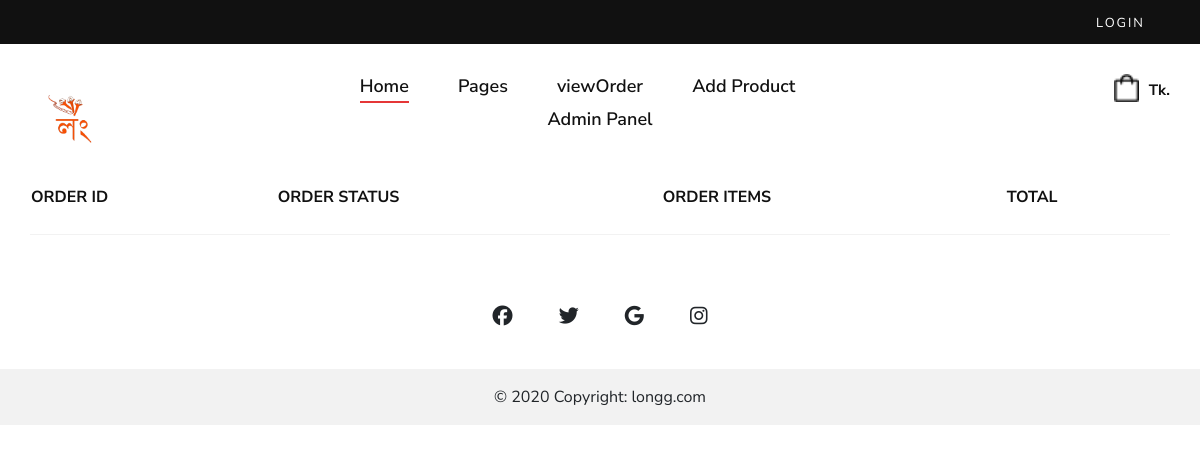
/myorder/2, run on an earlier commit of the app's database.
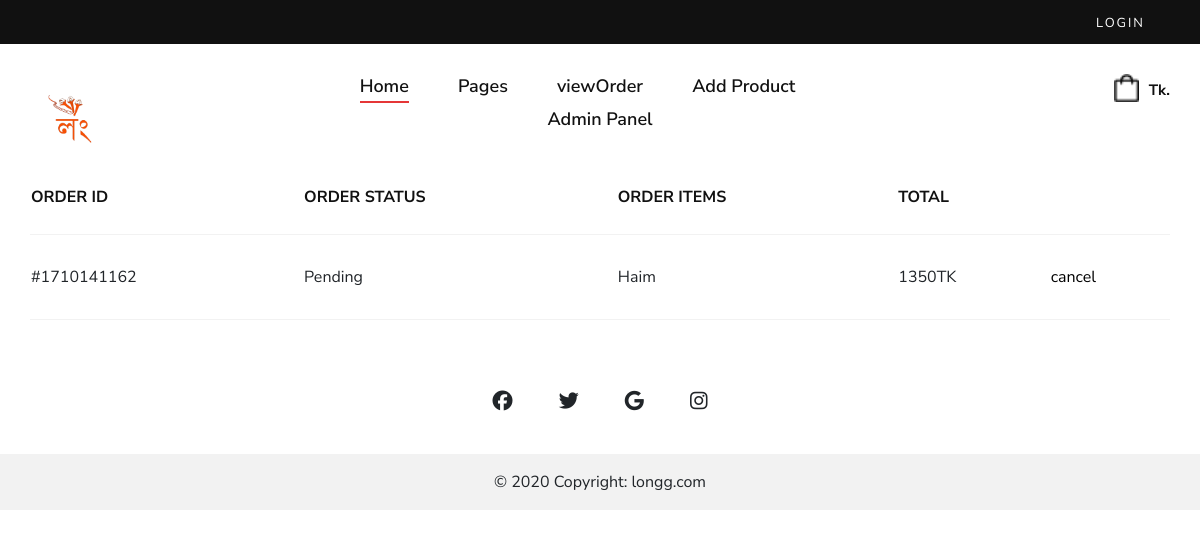
And on a later commit of the database.
### shop/models.py (models this page shows, shortened)
class Order(models.Model):
    STATUS_CHOICES = [
        ('not_confirm','not_confirm'),
        ('Pending', 'Pending'),
        ('Processing', 'Processing'),
        ('Shipped', 'Shipped'),
        ('Delivered', 'Delivered'),
        ('Cancelled', 'Cancelled'),
    ]
    LOCATION_CHOICES = [
        ('inside_dhaka', 'Inside Dhaka'),
        ('outside_dhaka', 'Outside Dhaka'),
    ]
    user=models.ForeignKey(UserProfile,on_delete=models.SET_NULL,null=True)
    status = models.CharField(max_length=20, choices=STATUS_CHOICES, default='Pending')
    items = models.ManyToManyField('Product', through='OrderItem')
    created_at=models.DateTimeField(default=now,blank=True)
    complete=models.BooleanField(default=False,blank=True)
    order_id=models.CharField(max_length=20,null=True,blank=True)
    coupon=models.BooleanField(default=False,null=True,blank=True)
    coupon_percentange=models.PositiveIntegerField(default=0,null=True,blank=True)
    cancel_reason=models.TextField(null=True,blank=True)
    location = models.CharField(max_length=20, choices=LOCATION_CHOICES, null=True, blank=True)
    totalbill= models.PositiveIntegerField(default=0)
    delivary_charge = models.PositiveIntegerField(default=False)
    def __str__(self):
        return str(f'{self.user} order')
    @property
    def get_total(self):
        order_items = OrderItem.objects.filter(order=self)
        total = sum(item.item_total for item in order_items)
        if self.coupon:
            total-=total*(self.coupon_percentange/100)
        return int(total)

class OrderItem(models.Model):
    product=models.ForeignKey(Product,on_delete=models.CASCADE,null=True)
    quantity=models.IntegerField(default=0)
    add_on_product= models.ManyToManyField(AddOnProduct)
    order = models.ForeignKey(Order, related_name='order_items',null=True, on_delete=models.CASCADE)
    size=models.CharField(max_length=10,blank=True,null=True)
    @property
    def item_total(self):
        add_on = self.add_on_product.all()
        total_add_on = sum(add_pro.price for add_pro in add_on)
        total=self.product.price*self.quantity
        return total+(total_add_on*self.quantity)

class Product(models.Model):
    name=models.CharField(max_length=100)
    slug = AutoSlugField(populate_from='name',unique=True,null=True,default=None)
    product_code=models.CharField(max_length=100,null=True,blank=True)
    add_on_product=models.ManyToManyField(AddOnProduct,blank=True)
    add_on_product2=models.ManyToManyField(AddOnProduct,related_name='ad_on_2',blank=True)
    add_on_product3=models.ManyToManyField(AddOnProduct,related_name="ad_on_3",blank=True)
    description=models.TextField(null=True,blank=True)
    price = models.IntegerField(default=0)
    discount_percent=models.IntegerField(default=0)
    main_price = models.IntegerField(default=0)
    discount=models.BooleanField(default=True,null=True,blank=False)
    productCategory = models.ManyToManyField(ProductCategory)
    image=models.ImageField(upload_to='product-image/',blank=True,null=True)
    image2=models.ImageField(upload_to='product-image/',blank=True,null=True)
    image3=models.ImageField(upload_to='product-image/',blank=True,null=True)
    image4=models.ImageField(upload_to='product-image/',blank=True,null=True)
    arrive_at=models.DateTimeField(default=now,blank=True)
    new_arrival=models.BooleanField(default=False,blank=True)
    tags = TaggableManager()
    in_stock=models.BooleanField(default=True,blank=True)

### shop/views.py (the view)
# urls.py: path('myorder/<int:pk>',profile, name="profile"),
def profile(request,pk):
    user=UserProfile.objects.get(id=pk)
    orders=Order.objects.filter(user=user,complete=True).order_by('-created_at')
    print(user)
    print(orders)
    context={
        'orders':orders,
        'userProfile':user
    }
    return render(request,'shop/profile.html',context)

### shop/models.py (called while the page is built)
    def __str__(self):
        return str(self.user)

### shop/templates/shop/profile.html
{% extends 'shop/main.html' %}
{% block body %}
<div class="container">
  <div class="row">
    <div class="col-lg-12">
      <div class="shopping__cart__table">
        <table>
            <thead>
                <tr>
                  <th>Order Id</th>
                  <th>Order status</th>
                  <th>Order items</th>
                  <th>Total</th>
                </tr>
            </thead>
            <tbody>
              {% for order in orders %}
              {% if order.status != 'not_confirm' %}
                  <tr>
                      <td>#{{ order.order_id }}</td>
                      <td>{{ order.status }}</td>
                      <td>
                          {% for item in order.order_items.all %}
                              {{ item.product.name }}
                          {% endfor %}
                      </td>
                      <td>{{ order.get_total }}TK</td>
                      {% if order.status == 'Pending' %}
                      <td><a href="{% url 'order_cancel' pk=order.id %}" style="text-decoration: none; color: black;">cancel</a></td>
                      {% else %}
                      <td><a href="" style="text-decoration: none; color: black; opacity: .5;">cancel</a></td>
                      {% endif %}
                  </tr>
              {% endif %}
          {% endfor %}
            </tbody>
        </table>
      </div>
    </div>
  </div>
</div>
{% endblock %}

What changed in the data, as far as the page shows it:
added Order: order_id "1710141162", status "Pending", get_total "1350", shows "cancel"
added OrderItem: product.name "Haim"
